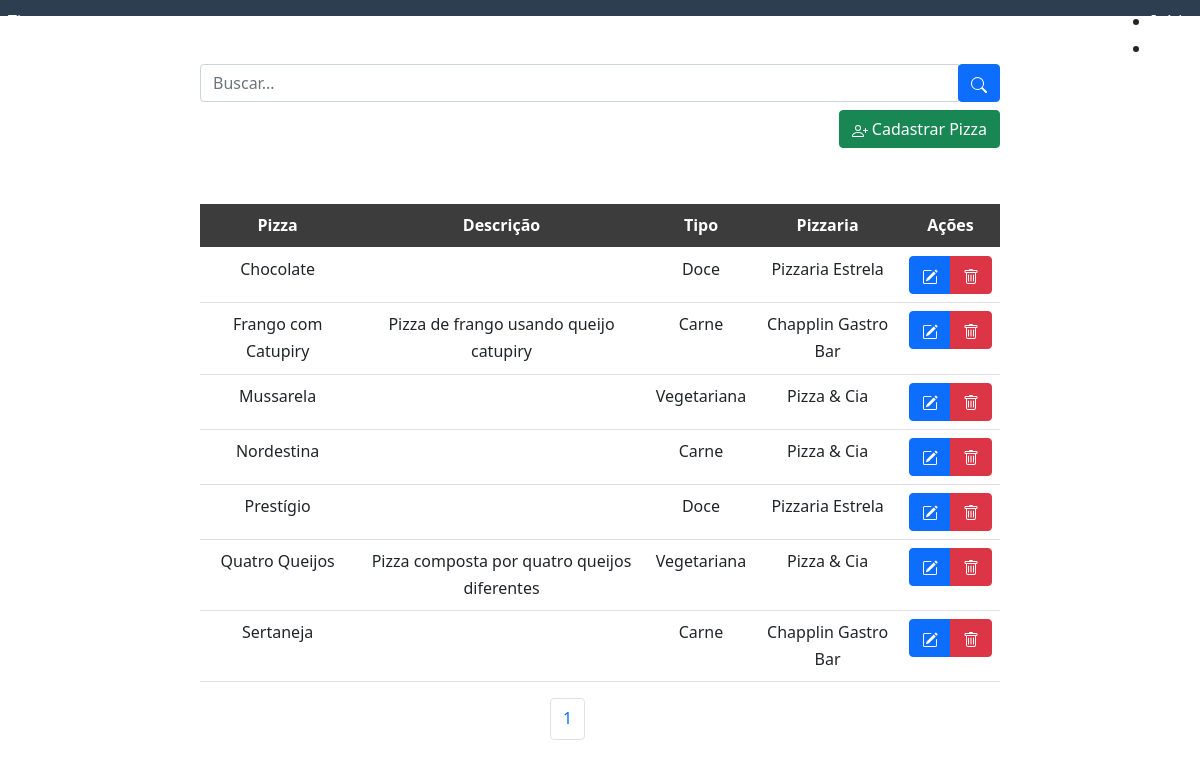
/ (signed in), run on an earlier commit of the app's database.
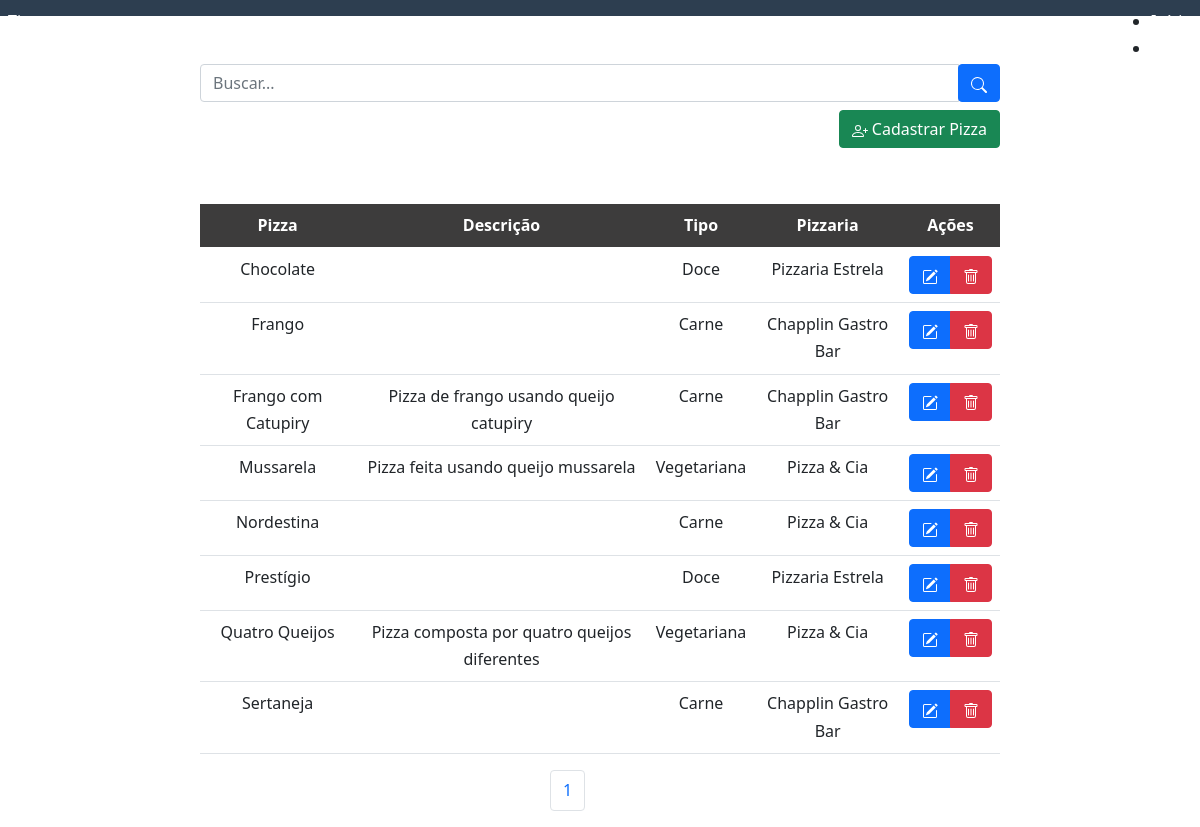
And on a later commit of the database.
### pizza/models.py (models this page shows, shortened)
class Pizza(models.Model):
    CHOICES = (
        ('CA', 'Carne'),
        ('VE', 'Vegetariana'),
        ('VG', 'Vegana'),
        ('DC', 'Doce')
    )
    title = models.CharField(max_length=120)
    description = models.CharField(max_length=120, blank=True)
    type = models.CharField(max_length=20, choices=CHOICES, default="")
    thumbnail_url = models.URLField(default="", blank=True)
    approved = models.BooleanField(default=False)
    creator = models.ForeignKey(Pizzeria, on_delete=models.CASCADE, default="")
    class Meta:
        verbose_name = 'Pizza'
        verbose_name_plural = 'Pizzas'
        ordering = ['title']

class Pizzeria(models.Model):
    name = models.CharField(max_length=120, default="")
    owner = models.ForeignKey(UserProfile, on_delete=models.CASCADE)
    address = models.CharField(max_length=512, default="", blank=True)
    phone = models.CharField(max_length=40, default="", blank=True)
    def __str__(self):
        return self.name
    class Meta:
        verbose_name = 'Pizzeria'
        verbose_name_plural = 'Pizzerias'
        ordering = ['owner']

### pizza/views.py (the view)
# urls.py: 2. Add a URL to urlpatterns:  path('', views.home, name='home')
@login_required(login_url='entrar/')
def home(request):
    session = request.session.session_key
    template_name = 'home.html'
    if session:
        content = {}
        search = request.GET.get('search')
        all_pizza = Pizza.objects.all()
        paginator = Paginator(all_pizza, 10)
        pages = request.GET.get('page')
        content['pizzas'] = paginator.get_page(pages)
        if search:
            content['pizzas'] = Pizza.objects.filter(title__icontains=search)
            paginator_src = Paginator(content['pizzas'], 10)
            content['paginator'] = paginator_src.get_page(pages)
        else:
            content['paginator'] = paginator.get_page(pages)
        content['form'] = PizzaForm()
        content['likes'] = Likes.objects.all().values('pizza')
        content['dislikes'] = Dislikes.objects.all().values('pizza')
        content['like'] = []
        content['dislike'] = []
        for like in content['likes']:
            for pizza, id in like.items():
                content['like'].append(id)
        for dislike in content['dislikes']:
            for pizza, id in dislike.items():
                content['dislike'].append(id)
        return render(request, template_name, content)
    else:
        return render(request, 'login.html')

### pizza/forms.py
class PizzaForm(forms.ModelForm):
    class Meta:
        model = Pizza
        fields = ['title', 'description', 'type', 'creator']

### pizza/templates/home.html (shortened to what this page needs)
{% extends "base.html" %}
{% load static %}
{% block content %}
<div class="form-buscar-container col-8 m-auto pt-5 pb-2 text-center">
    <form class="buscar-pizza" method="get">
        <div class="input-group">
            <input type="text" id="search" name="search" class="form-control" placeholder="Buscar..."/>
            <div class="input-group-btn">
                <button id="btn-search" class="btn btn-primary"></button>
            </div>
        </div>
    </form>
</div>
{% if user.is_staff %}
<div class="col-8 m-auto pt-8 pb-2" align="right">
    <a href="" id="btn-adicionar" class="btn btn-success" data-bs-toggle="modal"
      data-bs-target="#modalCadastro"> Cadastrar Pizza</a>
</div>
{% endif %}
<div class="col-8 m-auto pt-5 text-center">
    <table class="table">
        <thead>
            <tr style="background-color: #3d3c3c; color:#fff">
                <th scope="col">Pizza</th>
                <th scope="col">Descrição</th>
                <th scope="col">Tipo</th>
                <th scope="col">Pizzaria</th>
                <th scope="col">Ações</th>
            </tr>
        </thead>
        <tbody>
        {% for pizza in pizzas %}
        <tr>
            <td>{{ pizza.title }}</td>
            <td>{{ pizza.description }}</td>
            {% if pizza.type == 'CA' %}
            <td>Carne</td>
            {% elif pizza.type == 'VE' %}
            <td>Vegetariana</td>
            {% elif pizza.type == 'VG' %}
            <td>Vegana</td>
            {% elif pizza.type == 'DC' %}
            <td>Doce</td>
            {% endif %}
            <td>{{ pizza.creator }}</td>
            {% if user.is_staff %}
            <td>
                <div class="btn-group">
                    <button id="btn-editar" class="btn btn-primary" data-bs-toggle="modal" data-bs-target="#modalCadastro"
                      data-bs-id-pizza="{{pizza.id}}" data-bs-title="{{pizza.title}}" data-bs-description="{{pizza.description}}"
                      data-bs-type="{{pizza.type}}" data-bs-creator="{{pizza.creator}}" data-bs-check="true"></button>
                    <a href="/pizzas/delete/{{pizza.id}}/" id="btn-deletar" class="btn btn-danger btnDel"></a>
                </div>
            </td>
            {% endif %}
        </tr>
        {% endfor %}
        </tbody>
    </table>
</div>
<div class="col-1 m-auto pt-auto pb-auto text-center">
    <ul class="pagination">
      <li class="page-item"><a href="" class="page-link"> {{paginator.number}} </a></li>
    </ul>
</div>
{% endblock %}

### pizza/templates/base.html (shortened to what this page needs)
<!DOCTYPE html>
{% load static %}
<html lang="pt-br">
<head>
    <link rel="stylesheet" href="http://yui.yahooapis.com/pure/0.3.0/pure-min.css">
    <link href="https://cdn.jsdelivr.net/npm/bootstrap@5.0.0/dist/css/bootstrap.min.css" rel="stylesheet"
>
    <link rel="stylesheet" href="{% static 'css/styles.css' %}" />
</head>
<body>
<div class="header">
    <div class="pure-menu pure-menu-open pure-menu-fixed pure-menu-horizontal">
        <a class="pure-menu-heading" href="{% url 'home' %}">Tizza</a>
        <ul>
            {% if user.is_authenticated %}
            <li class="pure-menu-selected"><a href="{% url 'home' %}">Início</a></li>
            <li><a href="{% url 'logout' %}">Sair</a></li>
            {% endif %}
        </ul>
    </div>
</div>
{% block content %}{% endblock %}
</body>
</html>

### pizza/static/css/styles.css (style rules this page uses)
* { -webkit-box-sizing: border-box; -moz-box-sizing: border-box; box-sizing: border-box; }
body { margin: 0 auto; line-height: 1.7em; }
a { color: #3b8bba; }
.header { margin: 0 0; }
.header .pure-menu { padding: 0.5em; background-color: #2d3e50; }
.header .pure-menu a { color: #fff; }
.header .pure-menu-heading { float: left; }
.header ul { float: right; }
.pure-menu.pure-menu-open.pure-menu-fixed { border-bottom: none; z-index: 4; }

What changed in the data, as far as the page shows it:
added Pizza: title "Frango", type "Carne", creator "Chapplin Gastro Bar"
changed Pizza "Mussarela": description (not shown) → "Pizza feita usando queijo mussarela"
